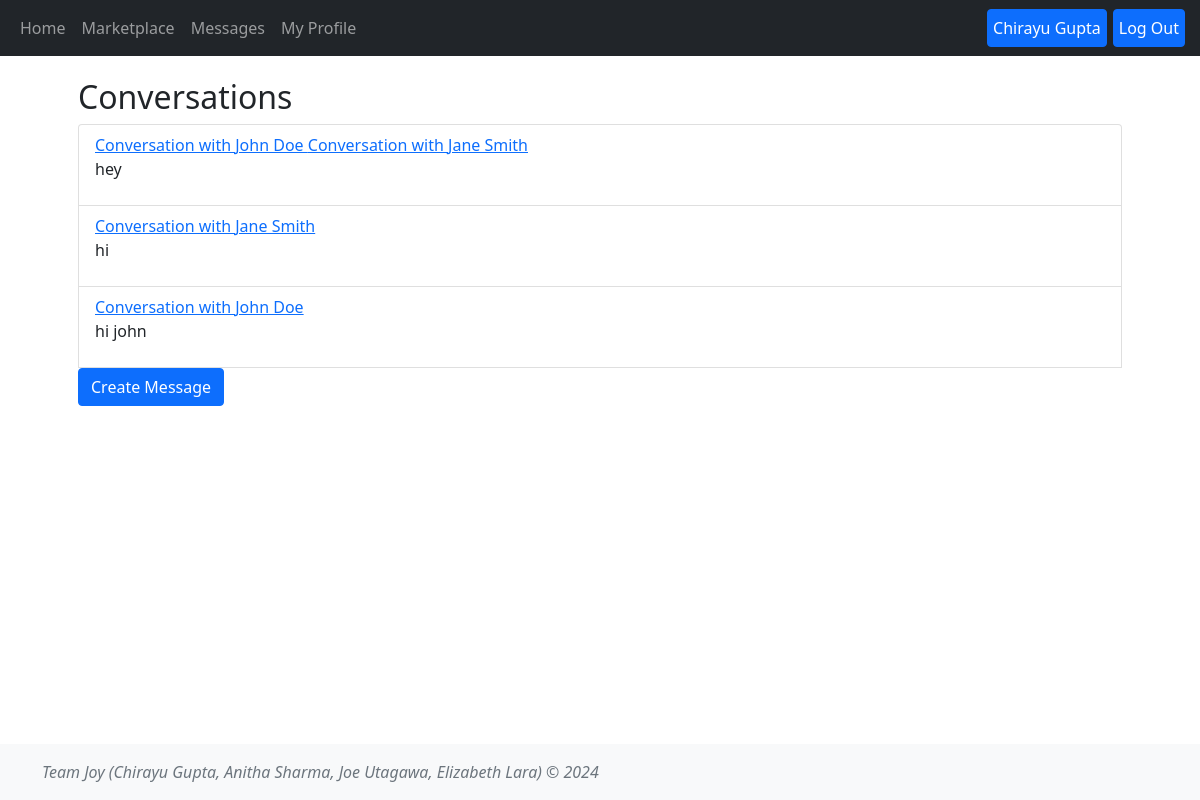
The app's page /messages (signed in), older data.
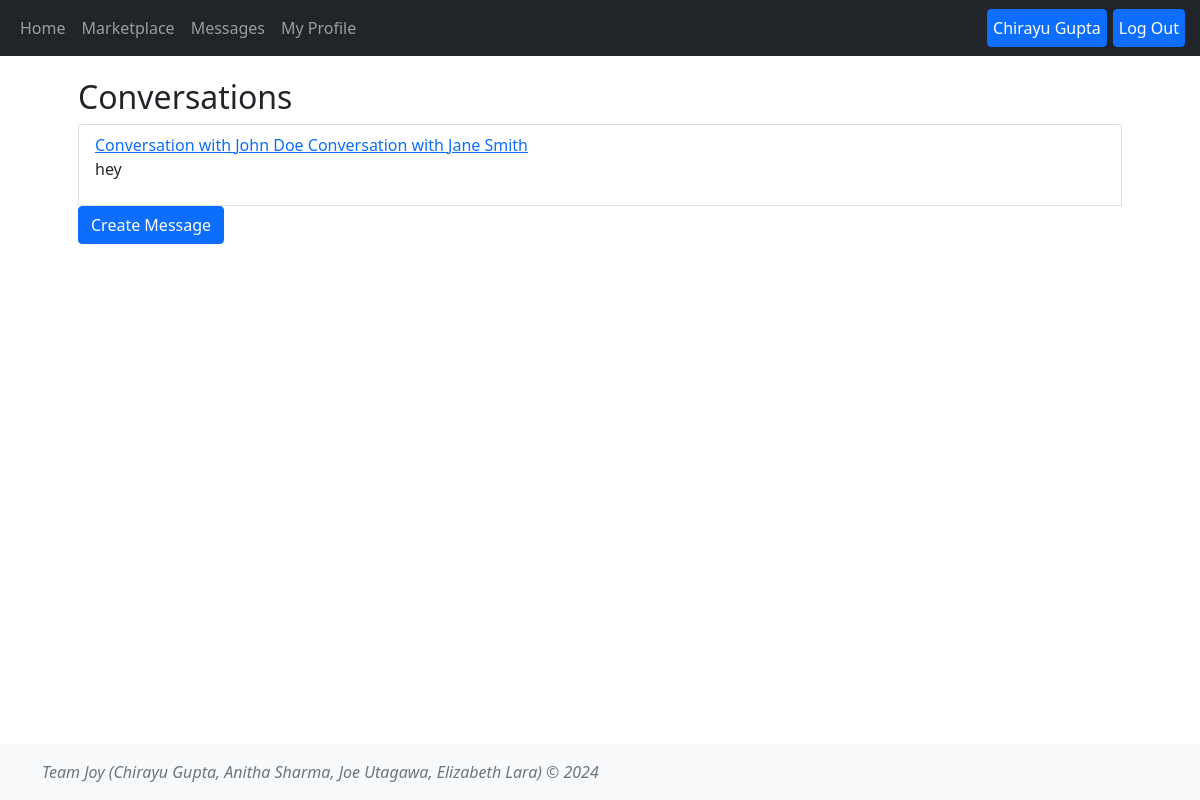
The same page, newer data.
### tables this page shows
CREATE TABLE Users (user_id INTEGER PRIMARY KEY AUTOINCREMENT,username TEXT NOT NULL, name TEXT NOT NULL,email TEXT NOT NULL UNIQUE,password TEXT NOT NULL,profile_image TEXT,location TEXT);

CREATE TABLE messages (
            message_id INTEGER PRIMARY KEY AUTOINCREMENT,
            conversation_id INTEGER NOT NULL,
            sender_id INTEGER NOT NULL,
            receiver_id INTEGER NOT NULL,
            content TEXT NOT NULL,
            timestamp TEXT NOT NULL,
            FOREIGN KEY (conversation_id) REFERENCES conversations(conversation_id),
            FOREIGN KEY (sender_id) REFERENCES users(user_id),
            FOREIGN KEY (receiver_id) REFERENCES users(user_id)
        );

### app.py (the view)
@app.route('/messages')
def message():
    user_id = session.get('user_id')
    if not user_id:
        return redirect(url_for('login'))
    else:
        conversations = Conversation.get_user_conversations(user_id)
        conversation_list = []
        for conversation in conversations:
            messages = Conversation.get_conversation_messages(conversation[0])
            conversation_list.append(messages)
        user = User.getUserByID(user_id)
        print(conversation_list)
        users = User.getAllUsers()
        return render_template('message.html', conversation_list=conversation_list, users=users, user=user, user_id=user_id)

### messages.py (called while the page is built)
    @classmethod
    def get_conversation_messages(cls, conversation_id):
        with sqlite3.connect('database.db') as conn:
            cursor = conn.cursor()
            cursor.execute('''SELECT message_id, sender_id, receiver_id, content, timestamp, conversation_id
                              FROM messages WHERE conversation_id=? ORDER BY timestamp''',
                           (conversation_id,))
            msg = cursor.fetchone()
            message_dict = {"message_id": msg[0],
                    "sender_id": msg[1],
                    "receiver_id": msg[2],
                    "content": msg[3],
                    "timestamp": msg[4],
                    'conversation_id':msg[5]}
            return message_dict

    @classmethod
    def get_user_conversations(cls, user_id):
        with sqlite3.connect('database.db') as conn:
            cursor = conn.cursor()
            cursor.execute('''SELECT conversation_id, participant1_id, participant2_id, message_ids
                              FROM conversations WHERE participant1_id=? OR participant2_id=?''',
                           (user_id, user_id))
            return cursor.fetchall()

### users.py (called while the page is built)
    @classmethod
    def getAllUsers(cls):
        conn = sqlite3.connect('database.db')
        cursorObj = conn.cursor()
        cursorObj.execute('SELECT user_id, username, name, email, password, profile_image, location FROM users;')
        allRows = cursorObj.fetchall()
        ListOfDictionaries = []
        for row in allRows:
            m = {"user_id": row[0], 'username':row[1],"name":row[2], 'email': row[3], 'password':row[4], 'profile_image':row[5], 'location':row[6]}
            ListOfDictionaries.append(m)
        if conn:
            conn.close()
        return ListOfDictionaries

    def getUserByID(user_id):
        users = User.getAllUsers()
        for user in users:
            if user['user_id'] == user_id:
                return user

### templates/message.html (shortened to what this page needs)
{% extends 'base.html' %}
{% block content %}
<main class="container p-5">
    <h2>Conversations</h2>
    <ul class="list-group">
        {% if conversation_list %}
            {% for conversation in conversation_list %}
            <li class="list-group-item">
                <a href="{{ url_for('conversation', conversation_id=conversation['conversation_id']) }}">
                    {% for user in users %}
                        {% if user['user_id'] == conversation['receiver_id'] or user['user_id'] == conversation['sender_id']%}
                            {% if user['user_id'] != user_id%}
                                Conversation with {{user['name']}}
                            {% endif %}
                        {% endif%}
                    {% endfor %}
                </a>
                <p>
                    {{conversation['content']}}
                </p>
            </li>
            {% endfor %}
        {% endif %}
        <a href="{{url_for('new_conversation')}}">
            <button class="btn btn-primary">Create Message</button>
        </a>
    </ul>
</main>
{% endblock %}

### templates/base.html (shortened to what this page needs)
<!DOCTYPE html>
<html lang="en">
<head>
     <link href="{{url_for('static', filename='css/styles.css')}}" rel="stylesheet">
    <link href="https://cdn.jsdelivr.net/npm/bootstrap@5.1.1/dist/css/bootstrap.min.css" rel="stylesheet" />
    <header>
      <nav class="navbar navbar-expand-md navbar-dark fixed-top bg-dark">
        <div class="container-fluid">
          <div class="collapse navbar-collapse" id="navbarCollapse me-auto mb-2 mb-md-0">
            <ul class="nav navbar-nav">
              <li class="nav-item">
                <a class="nav-link" aria-current="page" href="{{url_for('index')}}">Home</a>
              </li>
              <li class="nav-item">
                <a class="nav-link "  href="{{url_for('market')}}">Marketplace</a>
              </li>
              <li class="nav-item">
                <a class="nav-link "  href="{{url_for('message')}}">Messages</a>
              </li>
              <li class="nav-item">
                <a class="nav-link "  href="{{url_for('profile')}}">My Profile</a>
              </li>
            </ul>
            </div>
            <div class="collapse navbar-collapse">
              {%if user_id %}
              <ul class="nav navbar-nav ms-auto">
                <li class="nav-item">
                  {% if user['profile_image'] %}
                  <img src="{{url_for('static', filename='images/'+user['profile_image'])}}" style="width:200px; height:relative;">
                  {% else %}
                  <a class="btn btn-primary" style='padding-left:5px !important;padding-right:5px !important;margin-left:3px !important;margin-right:3px !important;' href="{{url_for('profile')}}"> {{user['name']}}</a>
                  {% endif %}
                </li>
                <li class="nav-item">
                  <a class="btn btn-primary" style='padding-left:5px !important;padding-right:5px !important;margin-left:3px !important;margin-right:3px !important;'href="{{url_for('logout')}}"> Log Out</a>
                </li>
              </ul>
            {% endif %}
          </div>
          </div>
      </nav>
    </header>
</head>
<body class="d-flex flex-column">
        {% block content %} {% endblock %}
    <footer class="footer mt-auto py-3 bg-light fixed-bottom">
        <div class="container">
          <span class="text-muted"> <i>Team Joy (Chirayu Gupta, Anitha Sharma, Joe Utagawa, Elizabeth Lara) &copy; 2024 </i></span>
      </div>
      </footer>
</body>
</html>

### static/css/styles.css (style rules this page uses)
body { padding-bottom: 100px; padding-top: 30px; }

Row changes from the older to the newer data that the page shows:
removed messages: content "hi", Users (name "Jane Smith")
removed messages: content "hi john", Users (name "John Doe")
